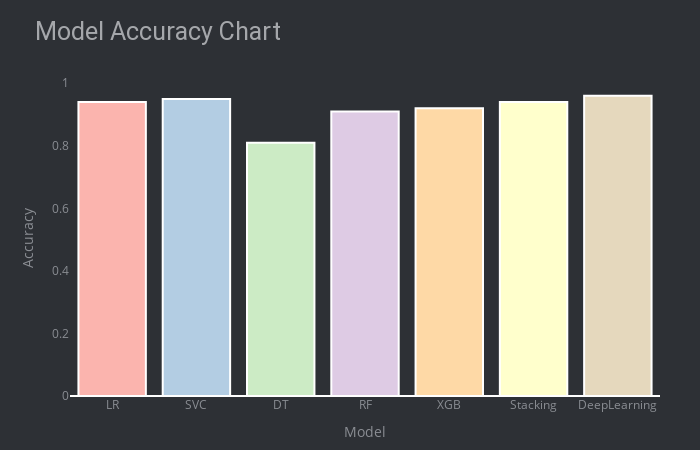

The notebook cell saved with this chart:
### Code cell
graph = go.Bar(
    x=model_name,
    y=model_acc,
    opacity=1,
    showlegend=False,
    marker=dict(color=px.colors.qualitative.Pastel1)

)

layout = go.Layout(
    height=450, width=700,
    title = 'Model Accuracy Chart',
    xaxis = dict(title = 'Model', showgrid=False,tickangle=0),
    yaxis = dict(title = 'Accuracy', showgrid=False),
    plot_bgcolor='#2d3035', paper_bgcolor='#2d3035',
    title_font=dict(size=25, color='#a5a7ab', family='roboto'),
    margin=dict(t=80, b=30, l=70, r=40),
    font=dict(color='#8a8d93'))
fig = go.Figure(data=[graph], layout = layout)
fig.update_traces(textfont=dict(color='#fff'), marker=dict(line=dict(color='#ffffff', width=2)))
iplot(fig)

### Figure 1 — Plotly figure (JSON) as saved in the notebook; plotly's stock layout.template omitted (floating-point values rounded to 4 significant figures)
{"data": [{"marker": {"color": ["rgb(251,180,174)", "rgb(179,205,227)", "rgb(204,235,197)", "rgb(222,203,228)", "rgb(254,217,166)", "rgb(255,255,204)", "rgb(229,216,189)", "rgb(253,218,236)", "rgb(242,242,242)"], "line": {"color": "#ffffff", "width": 2}}, "opacity": 1, "showlegend": false, "textfont": {"color": "#fff"}, "type": "bar", "x": ["LR", "SVC", "DT", "RF", "XGB", "Stacking", "DeepLearning"], "y": [0.94, 0.95, 0.81, 0.91, 0.92, 0.94, 0.96]}], "layout": {"font": {"color": "#8a8d93"}, "height": 450, "margin": {"b": 30, "l": 70, "r": 40, "t": 80}, "paper_bgcolor": "#2d3035", "plot_bgcolor": "#2d3035", "title": {"font": {"color": "#a5a7ab", "family": "roboto", "size": 25}, "text": "Model Accuracy Chart"}, "width": 700, "xaxis": {"showgrid": false, "tickangle": 0, "title": {"text": "Model"}}, "yaxis": {"showgrid": false, "title": {"text": "Accuracy"}}}}
